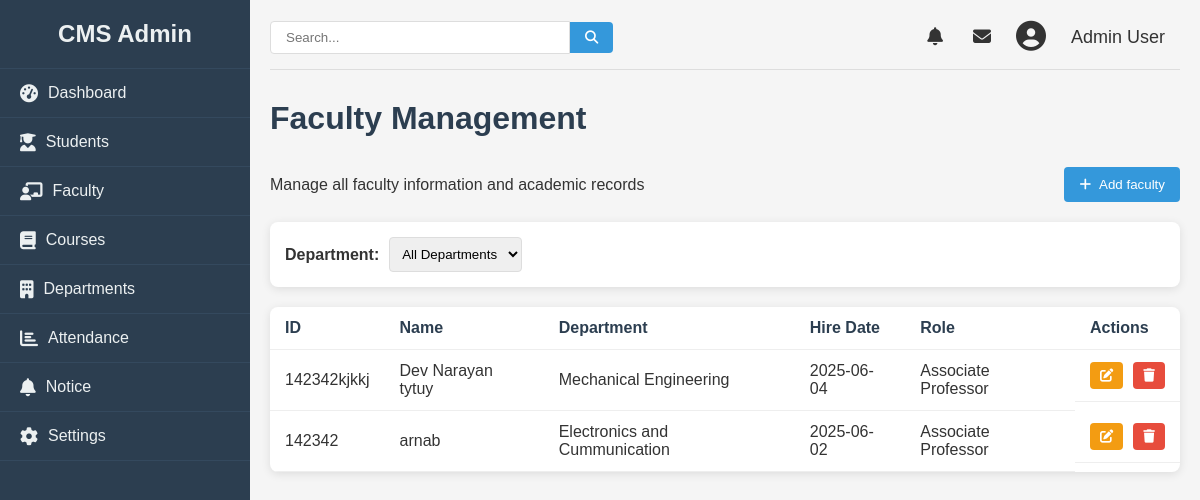
The page /admin/faculty (signed in) on the database as committed earlier.
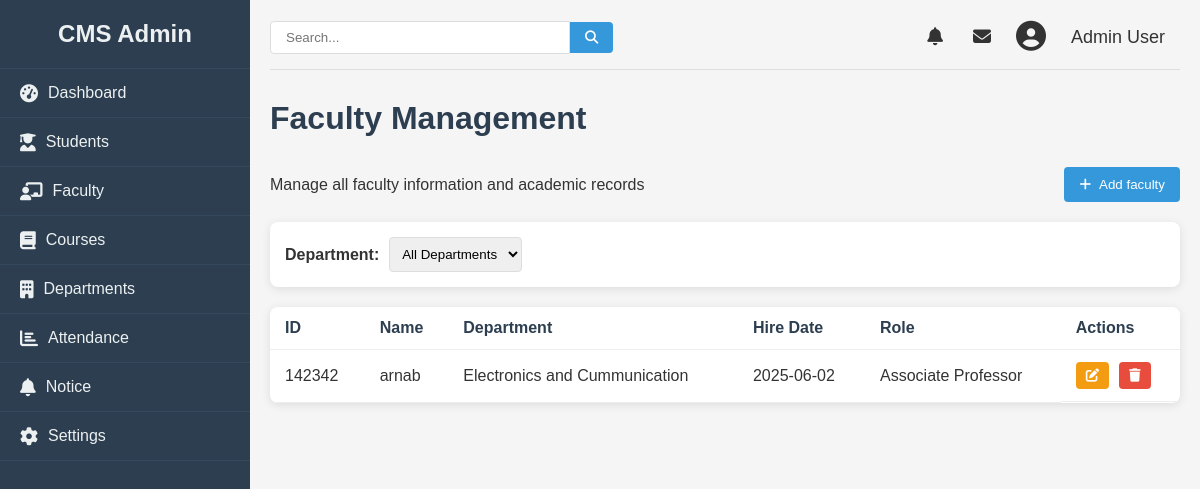
The same page on the database as committed later.
### college/model.py (models this page shows, shortened)
class Faculty(db.Model):
    id = db.Column(db.Integer, primary_key=True)
    name = db.Column(db.String(100), nullable=False)
    facultyid = db.Column(db.Integer, nullable=False)
    education = db.Column(db.String(100), nullable=False)
    email = db.Column(db.String(100), nullable=False)
    phone = db.Column(db.Integer, nullable=False)
    department = db.Column(db.Integer, nullable=False)
    role = db.Column(db.Integer, nullable=False)
    dob = db.Column(db.Date, nullable=False)
    doj = db.Column(db.Date, nullable=False)
    gender = db.Column(db.String, nullable=False)
    address = db.Column(db.String, nullable=False)

### college/admin/adminroute.py (the view)
@app.route("/admin/faculty", methods = ["GET", "POST"])
def faculty():
    logged = 'user_id' in session
    if logged:
        users = Faculty.query.all()
        return render_template("faculty.html", faculties= users)
    else:
        return redirect(url_for("login"))

### college/admin/templates/faculty.html (shortened to what this page needs)
{% from "macro/cmsnav.html" import cmsnav%}
{%extends "admbase.html"%}
{%block head%}
    <link rel="stylesheet" href="{{url_for('static', filename='css/styles.css')}}">
    <link rel="stylesheet" href="https://cdnjs.cloudflare.com/ajax/libs/font-awesome/6.4.0/css/all.min.css">
{%endblock%}
{%block content%}
    <div class="container" w-tid="21">
        {{cmsnav()}}
        <main class="main-content" w-tid="111">
            <header class="top-header" w-tid="113">
                <div class="search-box" w-tid="115">
                    <input type="text" placeholder="Search..." w-tid="117"/>
                    <button w-tid="119"><i class="fas fa-search" w-tid="121"></i></button>
                </div>
                <div class="user-profile" w-tid="123">
                    <span class="notification" w-tid="125"><i class="fas fa-bell" w-tid="127"></i></span>
                    <span class="message" w-tid="129"><i class="fas fa-envelope" w-tid="131"></i></span>
                    <div class="profile-img" w-tid="133">
                        <i class="fas fa-user-circle" w-tid="135"></i>
                    </div>
                    <span class="username" w-tid="137">Admin User</span>
                </div>
            </header>
            <div id="dashboard-page" class="content-section" w-tid="139">
                <div class="dashboard" w-tid="141">
                    <h1 w-tid="357">Faculty Management</h1>
                    <div class="students-header" w-tid="359">
                        <p w-tid="361">Manage all faculty information and academic records</p>
                        <button class="add-student-btn" w-tid="363">
                            <a style="text-decoration: none; color:white;" href="/admin/addfaculty" >
                            <i class="fas fa-plus" w-tid="365"></i>
                             Add faculty
                            </a>
                        </button>
                    </div>
                    <div class="student-filters" w-tid="639">
                        <div class="filter-group" w-tid="641">
                            <label w-tid="643">Department:</label>
                            <select w-tid="373">
                            <option w-tid="375">All Departments</option>
                        </select>
                        </div>
                    </div>
                    <div class="students-table" w-tid="673">
                        <table w-tid="675">
                            <thead w-tid="677">
                                <tr w-tid="679">
                                    <th w-tid="681">ID</th>
                                    <th w-tid="683">Name</th>
                                    <th w-tid="685">Department</th>
                                    <th w-tid="689">Hire Date</th>
                                    <th w-tid="691">Role</th>
                                    <th w-tid="693">Actions</th>
                                </tr>
                            </thead>
                            <tbody w-tid="695">
                                {%for faculty in faculties%}
                                <tr w-tid="697">
                                    <td w-tid="699">{{faculty.facultyid}}</td>
                                    <td w-tid="701">{{faculty.name}}</td>
                                    <td w-tid="703">{{faculty.department}}</td>
                                    <td w-tid="707">{{faculty.doj}}</td>
                                    <td w-tid="709">{{faculty.role}}</td>
                                    <td class="action-cell" w-tid="711">
                                        <button class="action-btn edit-btn" w-tid="717">
                                            <a href="/admin/update/faculty/{{faculty.id}}">
                                            <i class="fas fa-edit" w-tid="467"></i>
                                        </a>
                                        <button class="action-btn delete-btn" w-tid="721">
                                            <a href="/admin/faculty/delete/{{faculty.id}}"><i class="fas fa-trash" w-tid="723"></i></a>
                                        </button>
                                    </td>
                                </tr>
                                {%endfor%}
                            </tbody>
                        </table>
                    </div>
                </div>
            </div>
        </main>
    </div>
    {%endblock%}

### college/admin/templates/macro/cmsnav.html (shortened to what this page needs)
{%macro cmsnav()%}
<aside class="sidebar" w-tid="23">
    <div class="sidebar-header" w-tid="25">
        <h2 w-tid="27">CMS Admin</h2>
    </div>
    <nav class="sidebar-nav" w-tid="29">
        <ul w-tid="31">
            <li w-tid="33"><a href="/admin" data-page="dashboard-page" w-tid="35"><i class="fas fa-tachometer-alt"
                        w-tid="37"></i> Dashboard</a></li>
            <li  w-tid="39"><a href="/admin/student" data-page="students-page" w-tid="41"><i
                        class="fas fa-user-graduate" w-tid="43"></i> Students</a></li>
            <li w-tid="45"><a href="/admin/faculty" data-page="faculty-page" w-tid="47"><i
                        class="fas fa-chalkboard-teacher" w-tid="49"></i> Faculty</a></li>
            <li w-tid="51"><a href="/admin/courses" data-page="courses-page" w-tid="53"><i class="fas fa-book"
                        w-tid="55"></i> Courses</a></li>
            <li w-tid="57"><a href="/admin/department" data-page="department-page" w-tid="59"><i class="fas fa-building"
                        w-tid="61"></i> Departments</a></li>
            <li w-tid="87"><a href="/admin/attendence" data-page="attendance-page" w-tid="89"><i class="fas fa-chart-bar"
                        w-tid="91"></i> Attendance</a></li>
            <li w-tid="99"><a href="/admin/notice" data-page="notice-page" w-tid="101"><i class="fas fa-bell"
                        w-tid="103"></i> Notice</a></li>
            <li w-tid="93"><a href="/" data-page="settings-page" w-tid="95"><i class="fas fa-cog" w-tid="97"></i>
                    Settings</a></li>
        </ul>
    </nav>
</aside>
{%endmacro%}

### college/admin/templates/admbase.html (shortened to what this page needs)
<!DOCTYPE html>
<html lang="en">
<head>
    {%block head%}
    {%endblock%}
</head>
<body>
    {%block content%}
    {%endblock%}
</body>
</html>

### college/static/css/styles.css (style rules this page uses)
* { margin: 0; padding: 0; box-sizing: border-box; }
body { font-family: Arial, sans-serif; background-color: #f5f5f5; color: #333; }
a { text-decoration: none; color:inherit; }
.container { display: flex; min-height: 100vh; }
.sidebar { width: 250px; background-color: #2c3e50; color: #ecf0f1; transition: all 0.3s ease; }
.sidebar-header { padding: 20px; text-align: center; border-bottom: 1px solid #34495e; }
.sidebar-nav ul { list-style: none; }
.sidebar-nav li { padding: 15px 20px; border-bottom: 1px solid #34495e; transition: all 0.3s ease; }
.sidebar-nav a { color: #ecf0f1; text-decoration: none; display: flex; align-items: center; }
.sidebar-nav i { margin-right: 10px; font-size: 18px; }
.main-content { flex: 1; padding: 20px; }
.top-header { display: flex; justify-content: space-between; align-items: center; margin-bottom: 30px; padding-bottom: 15px; border-bottom: 1px solid #ddd; }
.search-box { display: flex; align-items: center; }
.search-box input { padding: 8px 15px; border: 1px solid #ddd; border-radius: 4px 0 0 4px; width: 300px; }
.search-box button { background: #3498db; color: white; border: none; padding: 8px 15px; border-radius: 0 4px 4px 0; cursor: pointer; }
.user-profile { display: flex; align-items: center; }
.user-profile span { margin: 0 15px; font-size: 18px; cursor: pointer; }
.profile-img { font-size: 30px; margin: 0 10px; }
.dashboard h1 { margin-bottom: 30px; color: #2c3e50; }
table { width: 100%; border-collapse: collapse; }
th, td { padding: 12px 15px; text-align: left; border-bottom: 1px solid #eee; }
th { font-weight: bold; color: #2c3e50; }
.content-section { display: none; }
#dashboard-page { display: block; }
.students-header { display: flex; justify-content: space-between; align-items: center; margin-bottom: 20px; }
.add-student-btn { background-color: #3498db; color: white; border: none; padding: 10px 15px; border-radius: 4px; cursor: pointer; display: flex; align-items: center; }
.add-student-btn i { margin-right: 5px; }
.student-filters { display: flex; justify-content: space-between; margin-bottom: 20px; background: white; padding: 15px; border-radius: 8px; box-shadow: 0 2px 10px rgba(0, 0, 0, 0.1); }
.filter-group { display: flex; align-items: center; }
.filter-group label { margin-right: 10px; font-weight: bold; }
.filter-group select { padding: 8px; border-radius: 4px; border: 1px solid #ddd; }
.students-table { background: white; border-radius: 8px; box-shadow: 0 2px 10px rgba(0, 0, 0, 0.1); overflow: hidden; }
.action-cell { display: flex; gap: 10px; }
.action-btn { padding: 6px 10px; border-radius: 4px; cursor: pointer; border: none; color: white; }
.edit-btn { background-color: #f39c12; }
.delete-btn { background-color: #e74c3c; }

Rows that differ between the two databases and show on the page:
removed Faculty: facultyid "142342kjkkj", name "Dev Narayan tytuy", department "Mechanical Engineering", doj "2025-06-04", role "Associate Professor"
